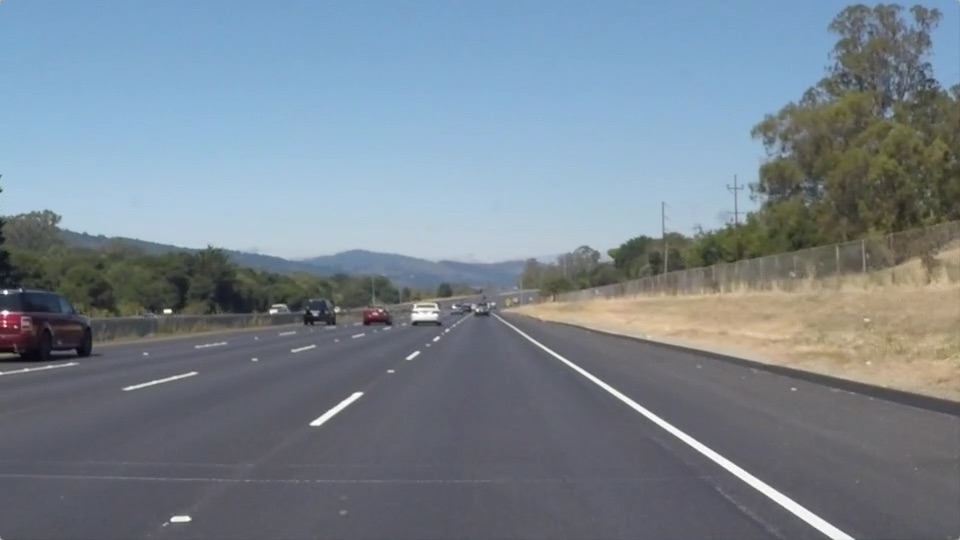
#> input picture test_images/solidWhiteRight.jpg, 960 x 540 px
$ jupyter execute --allow-errors P1.ipynb   (shell and % lines are left out)
#> lines starting #> are read from the running program, lines starting #| are printed output that depends on the picture; after the words box and inside, x2 and y2 are one past the last pixel; in counts of white or black regions, pixels touching at a corner belong together
# Self-Driving Car Engineer Nanodegree @Udacity

## Project: **Finding Lane Lines on the Road**
***
The objective of this project is to identify lane lines on the road, initially on a series of test images and then later on some video streams.

The pipeline I've considered is composed:
* Color selection of the lane lines
* Gray scaling of the images
* Noise reduction with Gaussian blurring
* Edges detection with Canny filter
* Selection of the region of interest
* Lines detection with Hough tranform

Final results of the video processing can be found in the folder [test_videos_output](test_videos_output/):
* Raw lane lines:
  - [Raw solidWhiteRight.mp4](test_videos_output/solidWhiteRight0.mp4)
  - [Raw solidYellowLeft.mp4](test_videos_output/solidYellowLeft0.mp4)

* Full extend of the lane lines:
  - [solidWhiteRight.mp4](test_videos_output/solidWhiteRight.mp4)
  - [solidYellowLeft.mp4](test_videos_output/solidYellowLeft.mp4)

* Challenge lane lines:
  - [Challenge.mp4](test_videos_output/challenge.mp4)

## Import Packages

[cell 1]
#importing some useful packages
import matplotlib.pyplot as plt
import matplotlib.image as mpimg
import numpy as np
import cv2

## Read in an Image

[cell 2]
#reading in an image
image = mpimg.imread('test_images/solidWhiteRight.jpg')
#> image is the input picture: shape (540, 960, 3); mean R, G, B 120.3, 132.6, 143.7

#printing out some stats and plotting
print('This image is:', type(image), 'with dimensions:', image.shape)
#| This image is: <class 'numpy.ndarray'> with dimensions: (540, 960, 3)
plt.imshow(image)  # if you wanted to show a single color channel image called 'gray', for example, call as plt.imshow(gray, cmap='gray')

## Helper Functions

Below are some helper functions

[cell 3]
import math

def grayscale(img):
    """Applies the Grayscale transform
    This will return an image with only one color channel"""
    return cv2.cvtColor(img, cv2.COLOR_RGB2GRAY)

def canny(img, low_threshold, high_threshold):
    """Applies the Canny transform"""
    return cv2.Canny(img, low_threshold, high_threshold)

def gaussian_blur(img, kernel_size):
    """Applies a Gaussian Noise kernel"""
    return cv2.GaussianBlur(img, (kernel_size, kernel_size), 0)

def region_of_interest(img, vertices):
    """
    Applies an image mask.

    Only keeps the region of the image defined by the polygon
    formed from `vertices`. The rest of the image is set to black.
    `vertices` should be a numpy array of integer points.
    """
    #defining a blank mask to start with
    mask = np.zeros_like(img)

    #defining a 3 channel or 1 channel color to fill the mask with depending on the input image
    if len(img.shape) > 2:
        channel_count = img.shape[2]  # i.e. 3 or 4 depending on your image
        ignore_mask_color = (255,) * channel_count
    else:
        ignore_mask_color = 255

    #filling pixels inside the polygon defined by "vertices" with the fill color
    cv2.fillPoly(mask, vertices, ignore_mask_color)

    #returning the image only where mask pixels are nonzero
    masked_image = cv2.bitwise_and(img, mask)
    return masked_image


def average_lines(lines):
    """
    Compute the slope and y-intercept of the average left & right lines,
    weighted by length of indiividula lines.
    """
    if lines is None:
        return [None, None]

    sum_weighted_slope = [0, 0]
    sum_weighted_intercept = [0, 0]
    sum_length = [0, 0]

    for line in lines:
        if line is None:
            continue

        for x1,y1,x2,y2 in line:
            # ignore vertical & horizontal lines
            if x1 == x2 or y1 == y2:
                continue

            slope = (y2 - y1) / (x2 - x1)
            y_intercept = y1 - slope*x1
            length = np.sqrt((x1 - x2)**2 + (y1 - y2)**2)

            # left lines have negative slopes
            if slope < 0:
                sum_weighted_slope[0] += slope*length
                sum_weighted_intercept[0] += y_intercept*length
                sum_length[0] += length
            else: # Right lines have positive slopes
                sum_weighted_slope[1] += slope*length
                sum_weighted_intercept[1] += y_intercept*length
                sum_length[1] += length

    if sum_length[0] != 0 and sum_weighted_slope[0] != 0:
        left_line = (sum_weighted_slope[0]/sum_length[0], sum_weighted_intercept[0]/sum_length[0])
    else:
        left_line = None

    if sum_length[1] != 0 and sum_weighted_slope[1] != 0:
        right_line = (sum_weighted_slope[1]/sum_length[1], sum_weighted_intercept[1]/sum_length[1])
    else:
        right_line = None

    return [left_line, right_line]


def draw_lines(img, lines, color=[255, 0, 0], thickness=15):
    """
    This function and draws `the average left & right lines` with `color` and `thickness`.
    Lines are drawn on the image inplace (mutates the image).
    """

    def draw_line(line_data, point1_y, point2_y):
        if line_data is not None:
            slope, intercept = line_data
            point1 = (int((point1_y - intercept)/slope), point1_y)
            point2 = (int((point2_y - intercept)/slope), point2_y)

            # Draw the line
            cv2.line(img, point1, point2, color, thickness)

    img_h, img_w, _ = img.shape
    y_factor = img_h / 540
    max_y = img_h
    min_y = int(325 * y_factor)

    # Get the average slope & intercept for left and right lines
    left_line, right_line = average_lines(lines)

    # Draw left & right lines
    draw_line(left_line, min_y, max_y)
    draw_line(right_line, min_y, max_y)


def hough_lines(img, rho, theta, threshold, min_line_len, max_line_gap):
    """
    `img` should be the output of a Canny transform.

    Returns an image with hough lines drawn.
    """
    lines = cv2.HoughLinesP(img, rho, theta, threshold, np.array([]), minLineLength=min_line_len, maxLineGap=max_line_gap)
    line_img = np.zeros((img.shape[0], img.shape[1], 3), dtype=np.uint8)
    draw_lines(line_img, lines)
    return line_img

# Python 3 has support for cool math symbols.

def weighted_img(img, initial_img, α=0.8, β=1., γ=0.):
    """
    `img` is the output of the hough_lines(), An image with lines drawn on it.
    Should be a blank image (all black) with lines drawn on it.

    `initial_img` should be the image before any processing.

    The result image is computed as follows:

    initial_img * α + img * β + γ
    NOTE: initial_img and img must be the same shape!
    """
    return cv2.addWeighted(initial_img, α, img, β, γ)

## Working with Test Images

The pipeline will be build and tested on test images first before processing the video streams.

[cell 4]
import os
os.listdir("test_images/")

## Build a Lane Finding Pipeline

Final results of the pipeline on test images will be stored in the folder [test_images_output](test_images_output/).

[cell 5]
IMAGE_OUTPUT_PATH = 'test_images_output/'

def show_images(images_data, in_gray=False, img_per_row=3, figsize=(20, 10)):
    """Display images as is or in grey scale. images_data = [(image, name)...]"""
    # images count
    img_cnt = len(images_data)

    # show max 3 images per row. Calculate the rows count
    row_cnt = int((img_cnt-1) / img_per_row) + 1

    # display the images
    f, axs =  plt.subplots(row_cnt, img_per_row, figsize=figsize)
    count_images = 0
    for r in range(row_cnt):
        for c in range(img_per_row):
            if count_images < img_cnt:
                count_images += 1
                if row_cnt == 1 and img_per_row == 1:
                     ax = axs
                elif row_cnt == 1:
                    ax = axs[c]
                elif img_per_row == 1:
                    ax = axs[r]
                else:
                    ax = axs[r, c]
                cmap = 'gray' if in_gray else None
                ax.set_title(images_data[img_per_row*r + c][1])
                ax.imshow(images_data[img_per_row*r + c][0], cmap=cmap)


def save_images(list_images_data, filename_prefix='', in_gray=False):
    """Save a list of images to disk.
    `list_images_data` is a list of tuple(image, filename)"""
    #
    cmap = 'gray' if in_gray == True else None
    for (image, filename) in list_images_data:
        plt.imsave(os.path.join(IMAGE_OUTPUT_PATH, filename_prefix+filename), image, cmap=cmap)

### 1. Let's display the images and have a look at some details of the lanes

[cell 6]
# create list of tuple tuples (test_image, filename) and display them
test_images = [(mpimg.imread(os.path.join("test_images/", file)), file) for file in os.listdir("test_images/")]
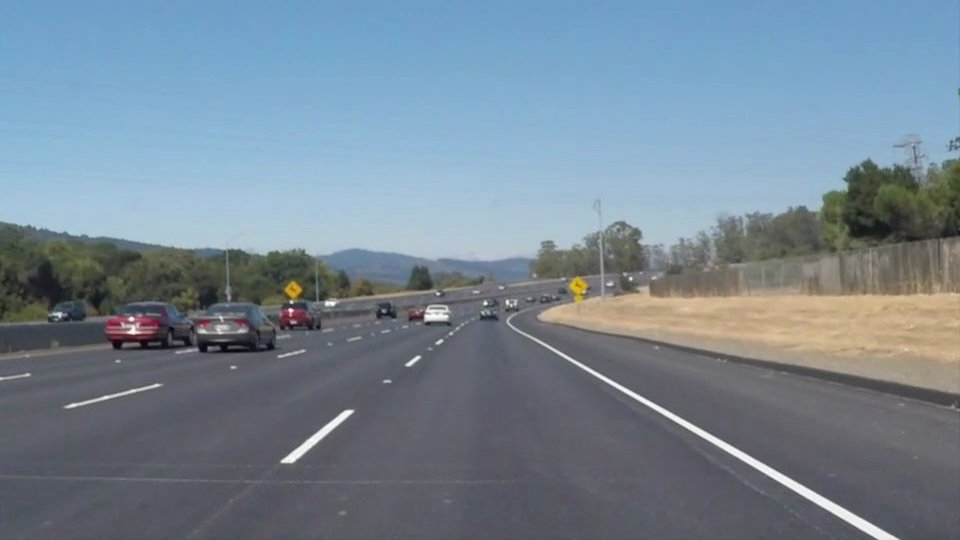
#> input picture test_images/solidWhiteCurve.jpg, 960 x 540 px
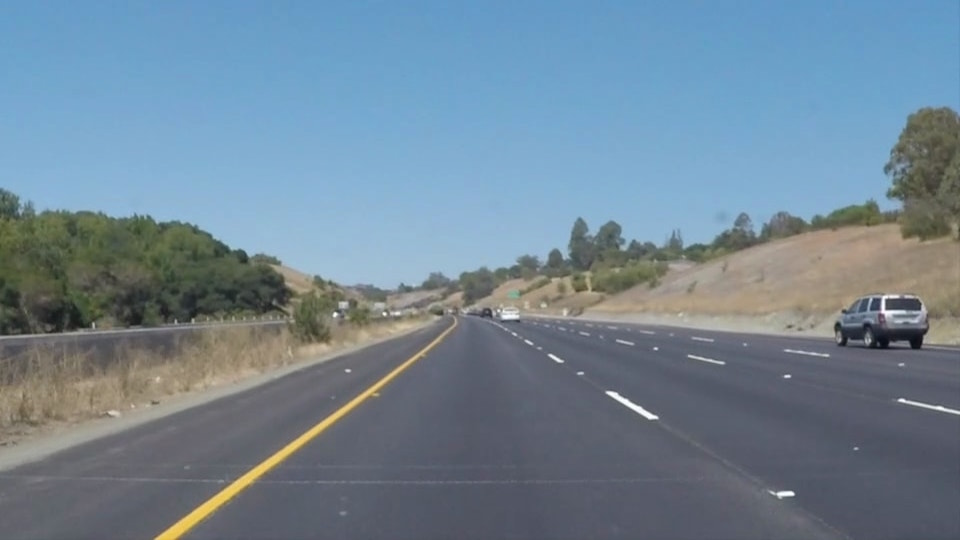
#> input picture test_images/solidYellowCurve.jpg, 960 x 540 px
show_images(test_images)
#> in show_images, `img_cnt = len(images_data)`: img_cnt = 3
#> in show_images, `row_cnt = int((img_cnt-1) / img_per_row) + 1`: row_cnt = 1
#> after the loop in show_images, `for r in range(row_cnt):`: count_images = 3
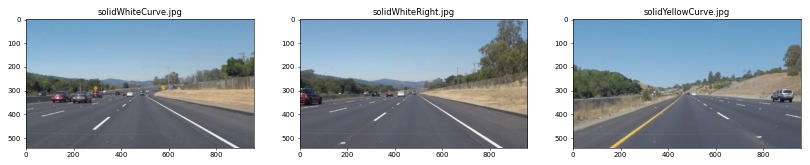
#> figure drawn by matplotlib, 3 panels

### 2. Select only white and yellow colors from the images

[cell 7]
HLS_LOW_WHITE = np.array([0, 200, 0])
HLS_UPPER_WHITE = np.array([255,255,255])
HLS_LOW_YELLOW = np.array([10, 0, 100])
HLS_UPPER_YELLOW = np.array([40, 255, 255])

def white_yellow_selection(image):
    # Convert to HLS
    hls = cv2.cvtColor(image, cv2.COLOR_RGB2HLS)
#> hls: shape (540, 960, 3); mean of channels 0, 1, 2 97.9, 133.5, 57.7
#> image is the input picture: shape (540, 960, 3); mean R, G, B 118.5, 134.5, 148.1

    # create mask for white & yellow color
    hls_mask_white = cv2.inRange(hls, HLS_LOW_WHITE, HLS_UPPER_WHITE)
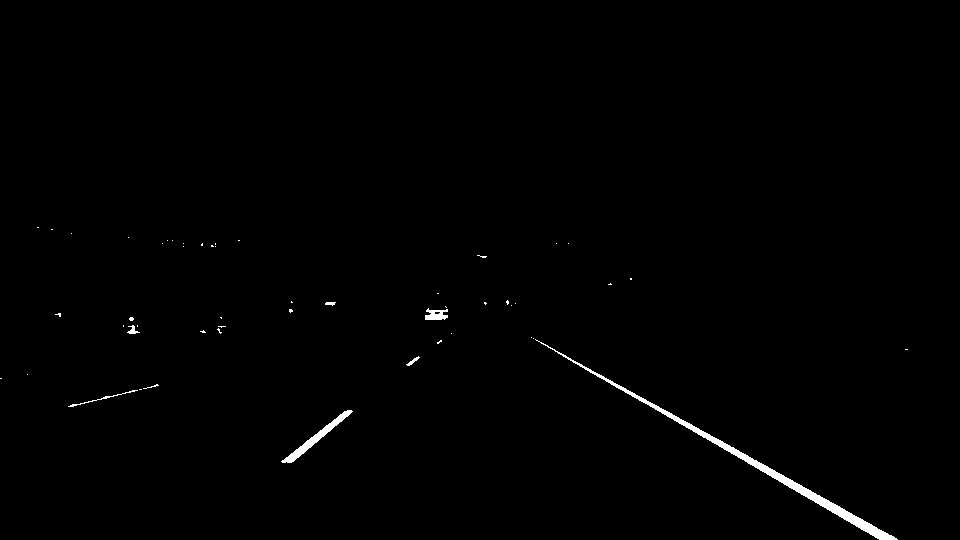
#> hls_mask_white: shape (540, 960); 0.67% white; 51 white regions (43 under 20 px), largest, box (x1, y1, x2, y2) and area: (535, 339, 898, 540) 2283, (281, 410, 353, 463) 571, (425, 308, 448, 320) 187
    hls_mask_yellow = cv2.inRange(hls, HLS_LOW_YELLOW, HLS_UPPER_YELLOW)
#> hls_mask_yellow: shape (540, 960); 0.53% white; 58 white regions (44 under 20 px), largest, box (x1, y1, x2, y2) and area: (744, 328, 834, 344) 530, (834, 296, 917, 314) 497, (284, 281, 304, 299) 263

    image_selection = cv2.bitwise_and(hls, hls, mask=hls_mask_white|hls_mask_yellow)
#> image_selection: shape (540, 960, 3); mean of channels 0, 1, 2 0.8, 2.4, 0.8
    image_selection = cv2.cvtColor(image_selection, cv2.COLOR_HLS2RGB)

    return image_selection

[cell 8]
# Select While+Yellow color from all images
white_yellow_test_images = [(white_yellow_selection(image), file) for (image, file) in test_images]
#> in white_yellow_selection, image is the input picture: shape (540, 960, 3); mean R, G, B 113, 133.4, 149
#> in white_yellow_selection (call 3), `hls_mask_yellow = cv2.inRange(hls, HLS_LOW_YELLOW, HLS_UPPER_YELLOW)`:
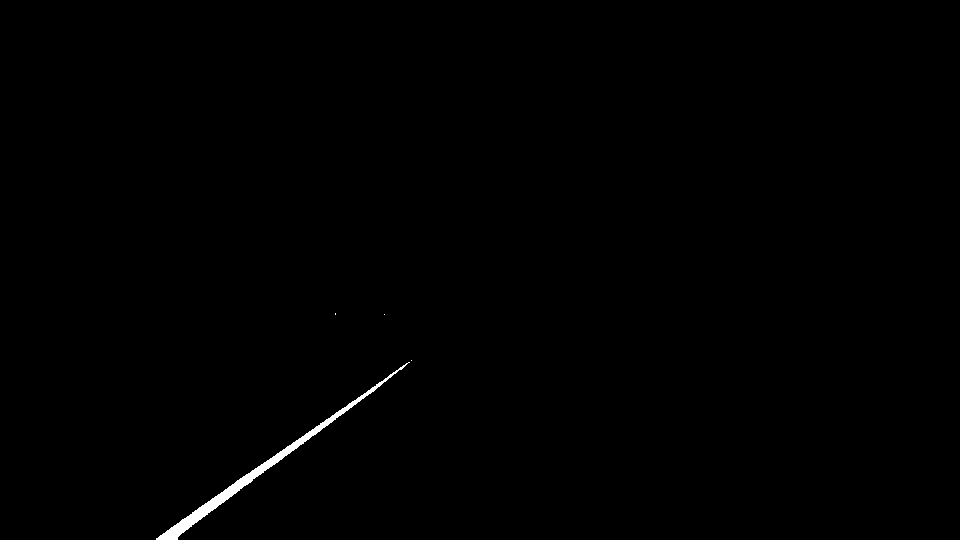
#> hls_mask_yellow: shape (540, 960); 0.41% white; 4 white regions (3 under 20 px), largest, box (x1, y1, x2, y2) and area: (156, 362, 410, 540) 2105
#> white_yellow_test_images = 3 items
show_images(white_yellow_test_images, img_per_row=2, figsize=(20, 20))
save_images(white_yellow_test_images, filename_prefix='1_color_select_')
#> the loop in save_images, `for (image, filename) in list_images_data:` made 3 passes
#> filename on passes 1 to 3: 'solidWhiteCurve.jpg', 'solidWhiteRight.jpg', 'solidYellowCurve.jpg'
#> pass 1, in save_images, `plt.imsave(os.path.join(IMAGE_OUTPUT_PATH, filename_prefix+filename), ..`:
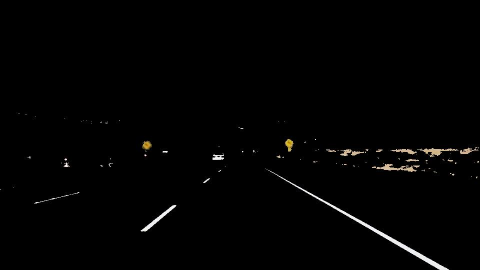
#> saved as 1_color_select_solidWhiteCurve.jpg: shape (540, 960, 3) (shown at 1/2 size); mean R, G, B 2.7, 2.6, 2.4

### 3. Generating gray scale images

[cell 9]
gray_test_images = [(grayscale(image), file) for (image, file) in white_yellow_test_images]
#> gray_test_images = 3 items
show_images(gray_test_images, img_per_row=3, in_gray=True, figsize=(20, 10))
save_images(gray_test_images, filename_prefix='2_gray_scaled_', in_gray=True)
#> the loop in save_images (call 2), `for (image, filename) in list_images_data:` made 3 passes
#> the sliders are set to image_id = 2, kernel_size = 18
#> in interact_gaussian_blur, `title = gray_test_images[image_id][1]`: title = 'solidYellowCurve.jpg'

### 4. Reducing some noise in the grey images with Gaussian blurring

[cell 10]
# But first let's play with the kernel_size value to see how different values looks like for our test images
# We will define an interactive function that shows the selected image in original and gaussian blurred format

from ipywidgets import interact, interact_manual

# define interactive range values and step for each parameters:
# - image_id --> value in the range [0, 5], step = 1
# - kernel_size --> value in the range [1, 35], step = 2
#> (the rest of this cell did not finish here and is left out)


    images = [(image, 'Gray: ' + title), (blur_image, 'Gaussian Blur: Kernel size is {}'.format(kernel_size))]
    show_images(images, img_per_row=2, in_gray=True, figsize=(20, 20))

[cell 11]
# Value selected after playing with several values from the interactive function define above
kernel_size = 5
blur_gray_test_images = [(gaussian_blur(image, kernel_size), file) for (image, file) in gray_test_images]
#> blur_gray_test_images = 3 items

show_images(blur_gray_test_images, img_per_row=3, in_gray=True, figsize=(20, 10))
save_images(blur_gray_test_images, filename_prefix='3_blur_grayed_', in_gray=True)
#> the loop in save_images (call 3), `for (image, filename) in list_images_data:` made 3 passes
#> pass 1, in save_images (call 3), `plt.imsave(os.path.join(IMAGE_OUTPUT_PATH, filename_prefix+filename), ..`:
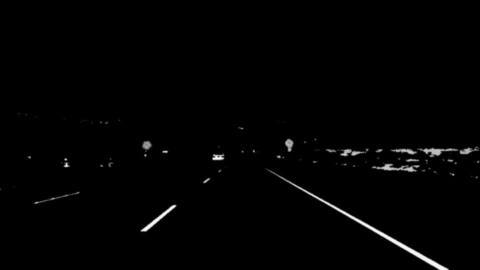
#> saved as 3_blur_grayed_solidWhiteCurve.jpg: shape (540, 960, 3) (shown at 1/2 size); min 0, max 255, mean 2.6

### 4. Now detecting the edges with Canny algorithm

[cell 12]
# Again we will first interactively play with the parameters to see what works

from ipywidgets import IntSlider, FloatSlider

ratio_widget = IntSlider(min=2, max=3, step=1, value=3)
#> (the rest of this cell did not finish here and is left out)

[cell 13]
# Value selected after playing with the interactive canny function
low_threshold = 50
high_threshold = 150
edges_test_images = [(canny(image, low_threshold, high_threshold), file) for (image, file) in blur_gray_test_images]
#> call 2 of canny, with low_threshold = 50, high_threshold = 150
#> in canny (call 2), `return cv2.Canny(img, low_threshold, high_threshold)`:
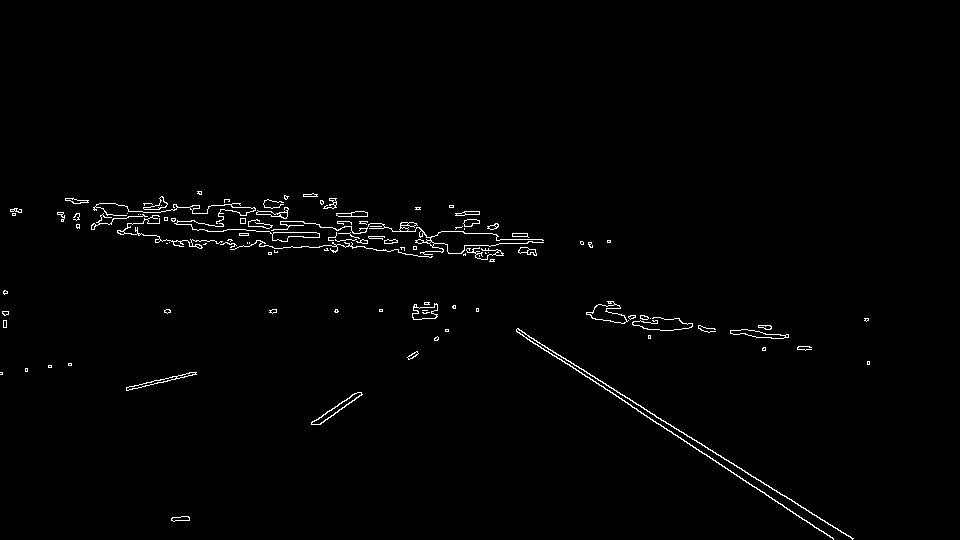
#> returned value: shape (540, 960); 1.1% white in thin lines or dots, all inside (x1, y1, x2, y2) = (0, 191, 870, 540)
#> (the rest of the program and of its run is left out)
